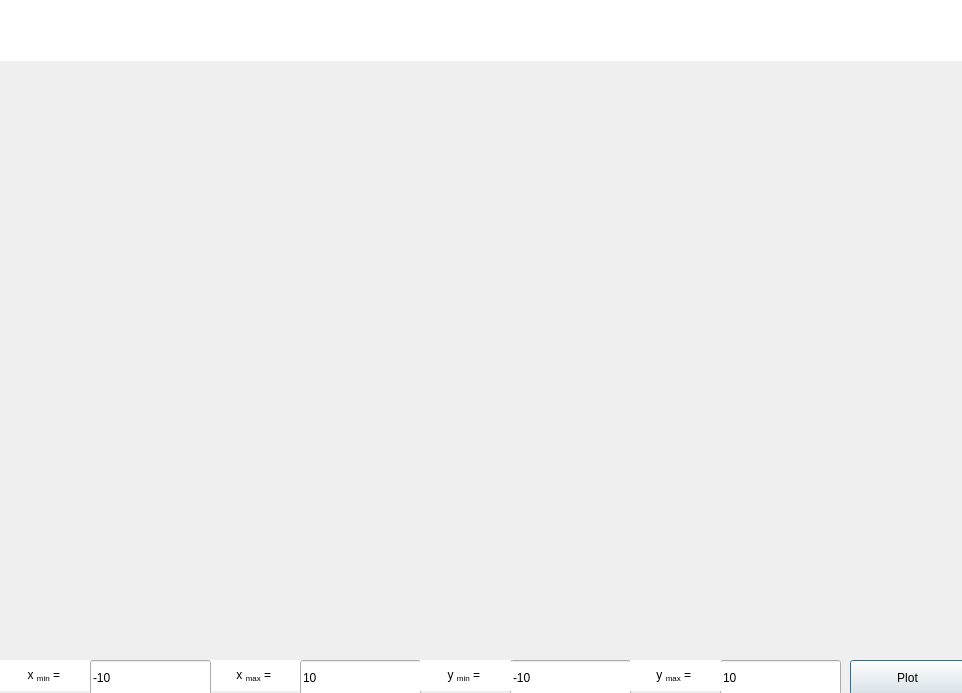
<?xml version="1.0" encoding="UTF-8"?>
<ui version="4.0">
 <class>Graph</class>
 <widget class="QDialog" name="Graph">
  <property name="geometry">
   <rect>
    <x>0</x>
    <y>0</y>
    <width>962</width>
    <height>693</height>
   </rect>
  </property>
  <property name="windowTitle">
   <string>Dialog</string>
  </property>
  <widget class="QCustomPlot" name="widget_graph" native="true">
   <property name="geometry">
    <rect>
     <x>-1</x>
     <y>59</y>
     <width>961</width>
     <height>601</height>
    </rect>
   </property>
  </widget>
  <widget class="QLabel" name="label_graph_name">
   <property name="geometry">
    <rect>
     <x>0</x>
     <y>0</y>
     <width>971</width>
     <height>61</height>
    </rect>
   </property>
   <property name="styleSheet">
    <string notr="true">font: 250 14pt &quot;Ubuntu Thin&quot;;
background-color: rgb(255, 255, 255);</string>
   </property>
   <property name="text">
    <string>&lt;html&gt;&lt;head/&gt;&lt;body&gt;&lt;p align=&quot;center&quot;&gt;&lt;br/&gt;&lt;/p&gt;&lt;/body&gt;&lt;/html&gt;</string>
   </property>
  </widget>
  <widget class="QLabel" name="label_graph_name_3">
   <property name="geometry">
    <rect>
     <x>0</x>
     <y>660</y>
     <width>91</width>
     <height>31</height>
    </rect>
   </property>
   <property name="styleSheet">
    <string notr="true">font: 250 14pt &quot;Ubuntu Thin&quot;;
background-color: rgb(255, 255, 255);</string>
   </property>
   <property name="text">
    <string>&lt;html&gt;&lt;head/&gt;&lt;body&gt;&lt;p align=&quot;center&quot;&gt;x &lt;span style=&quot; vertical-align:sub;&quot;&gt;min&lt;/span&gt; = &lt;/p&gt;&lt;/body&gt;&lt;/html&gt;</string>
   </property>
  </widget>
  <widget class="QLabel" name="label_graph_name_6">
   <property name="geometry">
    <rect>
     <x>210</x>
     <y>660</y>
     <width>91</width>
     <height>31</height>
    </rect>
   </property>
   <property name="styleSheet">
    <string notr="true">font: 250 14pt &quot;Ubuntu Thin&quot;;
background-color: rgb(255, 255, 255);</string>
   </property>
   <property name="text">
    <string>&lt;html&gt;&lt;head/&gt;&lt;body&gt;&lt;p align=&quot;center&quot;&gt;x &lt;span style=&quot; vertical-align:sub;&quot;&gt;max&lt;/span&gt; = &lt;/p&gt;&lt;/body&gt;&lt;/html&gt;</string>
   </property>
  </widget>
  <widget class="QPushButton" name="pushButton">
   <property name="geometry">
    <rect>
     <x>850</x>
     <y>660</y>
     <width>115</width>
     <height>35</height>
    </rect>
   </property>
   <property name="text">
    <string>Plot</string>
   </property>
  </widget>
  <widget class="QLineEdit" name="x_min">
   <property name="geometry">
    <rect>
     <x>90</x>
     <y>660</y>
     <width>121</width>
     <height>35</height>
    </rect>
   </property>
   <property name="text">
    <string>-10</string>
   </property>
  </widget>
  <widget class="QLineEdit" name="x_max">
   <property name="geometry">
    <rect>
     <x>300</x>
     <y>660</y>
     <width>121</width>
     <height>35</height>
    </rect>
   </property>
   <property name="text">
    <string>10</string>
   </property>
  </widget>
  <widget class="QLineEdit" name="y_max">
   <property name="geometry">
    <rect>
     <x>720</x>
     <y>660</y>
     <width>121</width>
     <height>35</height>
    </rect>
   </property>
   <property name="text">
    <string>10</string>
   </property>
  </widget>
  <widget class="QLineEdit" name="y_min">
   <property name="geometry">
    <rect>
     <x>510</x>
     <y>660</y>
     <width>121</width>
     <height>35</height>
    </rect>
   </property>
   <property name="text">
    <string>-10</string>
   </property>
  </widget>
  <widget class="QLabel" name="label_graph_name_4">
   <property name="geometry">
    <rect>
     <x>420</x>
     <y>660</y>
     <width>91</width>
     <height>31</height>
    </rect>
   </property>
   <property name="styleSheet">
    <string notr="true">font: 250 14pt &quot;Ubuntu Thin&quot;;
background-color: rgb(255, 255, 255);</string>
   </property>
   <property name="text">
    <string>&lt;html&gt;&lt;head/&gt;&lt;body&gt;&lt;p align=&quot;center&quot;&gt;y &lt;span style=&quot; vertical-align:sub;&quot;&gt;min&lt;/span&gt; = &lt;/p&gt;&lt;/body&gt;&lt;/html&gt;</string>
   </property>
  </widget>
  <widget class="QLabel" name="label_graph_name_7">
   <property name="geometry">
    <rect>
     <x>630</x>
     <y>660</y>
     <width>91</width>
     <height>31</height>
    </rect>
   </property>
   <property name="styleSheet">
    <string notr="true">font: 250 14pt &quot;Ubuntu Thin&quot;;
background-color: rgb(255, 255, 255);</string>
   </property>
   <property name="text">
    <string>&lt;html&gt;&lt;head/&gt;&lt;body&gt;&lt;p align=&quot;center&quot;&gt;y &lt;span style=&quot; vertical-align:sub;&quot;&gt;max&lt;/span&gt; = &lt;/p&gt;&lt;/body&gt;&lt;/html&gt;</string>
   </property>
  </widget>
 </widget>
 <customwidgets>
  <customwidget>
   <class>QCustomPlot</class>
   <extends>QWidget</extends>
   <header>qcustomplot/qcustomplot.h</header>
   <container>1</container>
  </customwidget>
 </customwidgets>
 <resources/>
 <connections/>
</ui>
